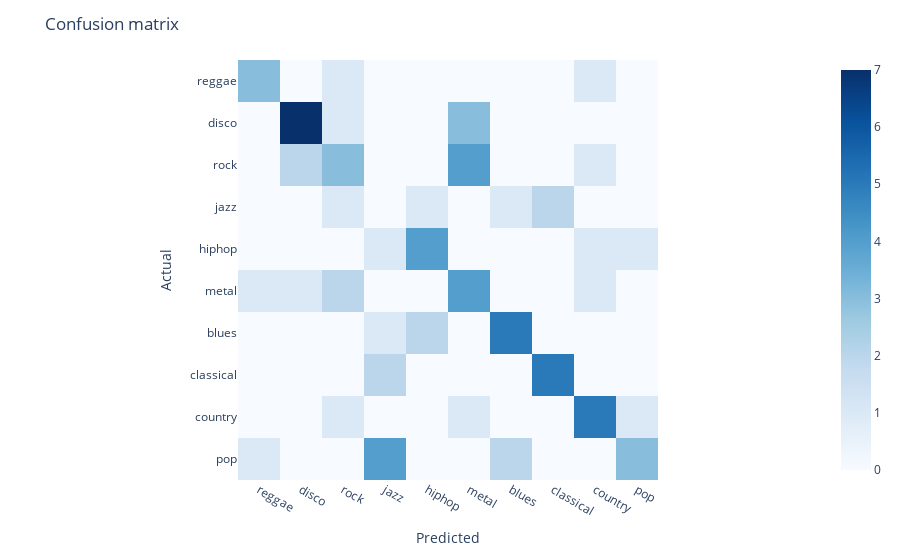

Notebook source saved alongside this figure:
### Code cell
ffn_eval = evaluate(ffn_model, plot=True)

### Figure 1 — Plotly figure (JSON) as saved in the notebook; plotly's stock layout.template omitted (floating-point values rounded to 4 significant figures)
{"data": [{"coloraxis": "coloraxis", "hovertemplate": "x: %{x}<br>y: %{y}<br>color: %{z}<extra></extra>", "name": "0", "type": "heatmap", "x": ["reggae", "disco", "rock", "jazz", "hiphop", "metal", "blues", "classical", "country", "pop"], "xaxis": "x", "y": ["reggae", "disco", "rock", "jazz", "hiphop", "metal", "blues", "classical", "country", "pop"], "yaxis": "y", "z": [[3, 0, 1, 0, 0, 0, 0, 0, 1, 0], [0, 7, 1, 0, 0, 3, 0, 0, 0, 0], [0, 2, 3, 0, 0, 4, 0, 0, 1, 0], [0, 0, 1, 0, 1, 0, 1, 2, 0, 0], [0, 0, 0, 1, 4, 0, 0, 0, 1, 1], [1, 1, 2, 0, 0, 4, 0, 0, 1, 0], [0, 0, 0, 1, 2, 0, 5, 0, 0, 0], [0, 0, 0, 2, 0, 0, 0, 5, 0, 0], [0, 0, 1, 0, 0, 1, 0, 0, 5, 1], [1, 0, 0, 4, 0, 0, 2, 0, 0, 3]]}], "layout": {"coloraxis": {"colorscale": [[0, "rgb(247,251,255)"], [0.125, "rgb(222,235,247)"], [0.25, "rgb(198,219,239)"], [0.375, "rgb(158,202,225)"], [0.5, "rgb(107,174,214)"], [0.625, "rgb(66,146,198)"], [0.75, "rgb(33,113,181)"], [0.875, "rgb(8,81,156)"], [1, "rgb(8,48,107)"]]}, "margin": {"t": 60}, "title": {"text": "Confusion matrix"}, "xaxis": {"anchor": "y", "constrain": "domain", "domain": [0, 1], "scaleanchor": "y", "title": {"text": "Predicted"}}, "yaxis": {"anchor": "x", "autorange": "reversed", "constrain": "domain", "domain": [0, 1], "title": {"text": "Actual"}}}}
